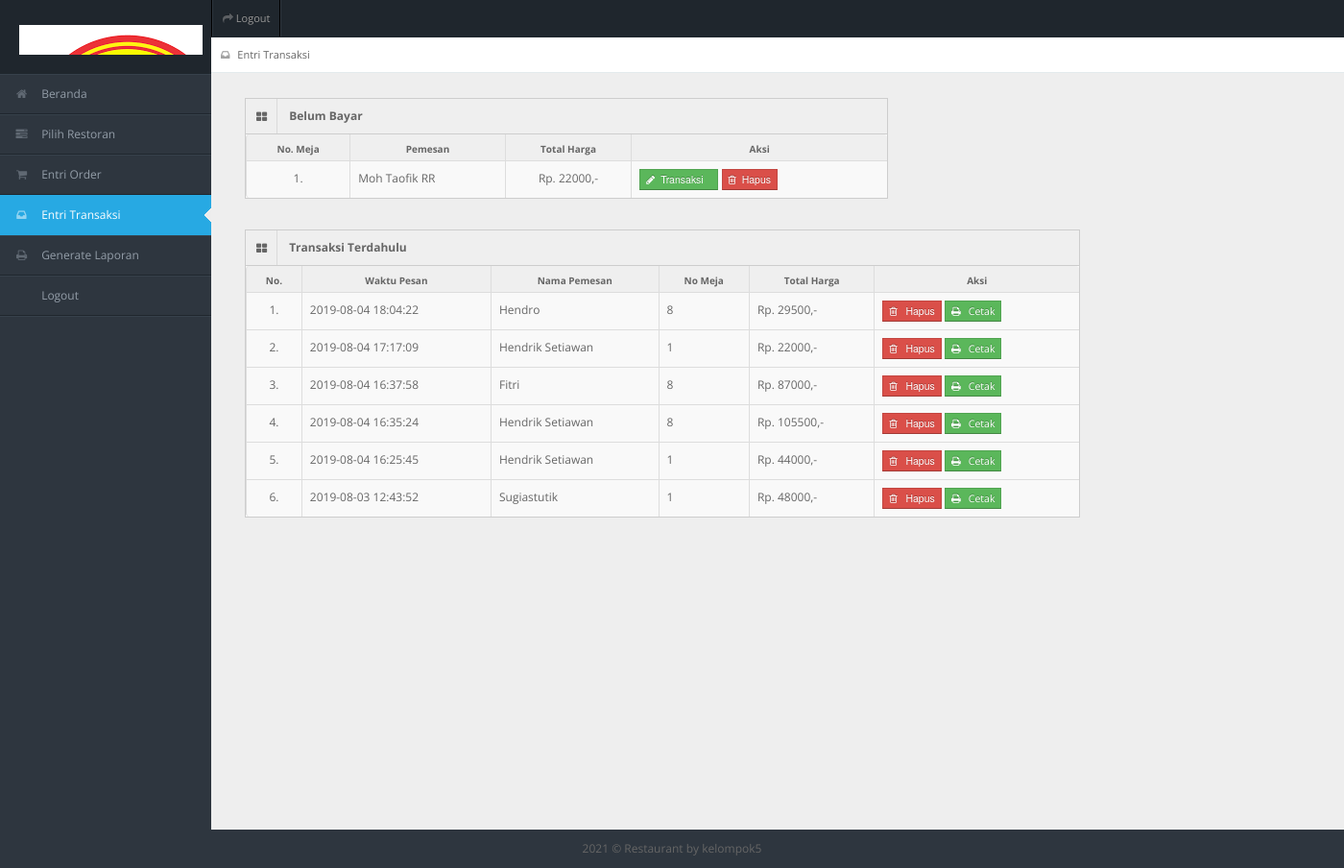
The page /entri_transaksi.php (signed in) on the database its author committed.
### tables this page shows
CREATE TABLE `tb_user` (
  `id_user` int(11) NOT NULL,
  `username` varchar(150) NOT NULL,
  `password` varchar(150) NOT NULL,
  `nama_user` varchar(150) NOT NULL,
  `id_level` int(11) NOT NULL,
  `status` varchar(150) NOT NULL
);

CREATE TABLE `tb_order` (
  `id_order` int(11) NOT NULL,
  `id_admin` int(11) DEFAULT NULL,
  `id_pengunjung` int(11) NOT NULL,
  `waktu_pesan` datetime NOT NULL,
  `no_meja` int(11) NOT NULL,
  `total_harga` varchar(150) NOT NULL,
  `uang_bayar` varchar(150) DEFAULT NULL,
  `uang_kembali` varchar(150) DEFAULT NULL,
  `status_order` varchar(150) NOT NULL
);

### entri_transaksi.php (the view, shortened to what this page needs)
<!DOCTYPE html>
<?php
include "connection/koneksi.php";
$id = $_SESSION['id_user'];
if(isset ($_SESSION['username'])){
  $query = "select * from tb_user natural join tb_level where id_user = $id";
  mysqli_query($conn, $query);
  $sql = mysqli_query($conn, $query);
  while($r = mysqli_fetch_array($sql)){
?>
<html lang="en">
<head>
<link rel="stylesheet" href="template/dashboard/css/bootstrap.min.css" />
<link rel="stylesheet" href="template/dashboard/css/bootstrap-responsive.min.css" />
<link rel="stylesheet" href="template/dashboard/css/fullcalendar.css" />
<link rel="stylesheet" href="template/dashboard/css/matrix-style.css" />
<link rel="stylesheet" href="template/dashboard/css/matrix-media.css" />
<link href="template/dashboard/font-awesome/css/font-awesome.css" rel="stylesheet" />
<link rel="stylesheet" href="template/dashboard/css/jquery.gritter.css" />
</head>
<body>
<div id="header">
  <h1><a href="entri_transaksi.php">Entri Transaksi</a></h1>
</div>
<div id="user-nav" class="navbar navbar-inverse">
  <ul class="nav">
    <li class=""><a title="" href="logout.php"><i class="icon icon-share-alt"></i> <span class="text">Logout</span></a></li>
  </ul>
</div>
<div id="sidebar"><a href="entri_referensi.php" class="visible-phone"><i class="icon icon-inbox"></i> <span>Entri Transaksi</span></a>
  <ul>
    <?php
    if($r['id_level'] == 1){
  ?>
    <li> <a href="beranda.php"><i class="icon icon-home"></i> <span>Beranda</span></a> </li>
    <li> <a href="entri_referensi.php"><i class="icon icon-tasks"></i> <span>Pilih Restoran</span></a> </li>
    <li> <a href="entri_order.php"><i class="icon icon-shopping-cart"></i> <span>Entri Order</span></a> </li>
    <li class="active"> <a href="entri_transaksi.php"><i class="icon icon-inbox"></i> <span>Entri Transaksi</span></a> </li>
    <li> <a href="generate_laporan.php"><i class="icon icon-print"></i> <span>Generate Laporan</span></a> </li>
    <li> <a href="logout.php"><i class="icon icon-sign-out"></i> <span>Logout</span></a> </li>
  <?php
    } else if($r['id_level'] == 2){
  ?>
    <li> <a href="beranda.php"><i class="icon icon-home"></i> <span>Beranda</span></a> </li>
    <li> <a href="entri_order.php"><i class="icon icon-shopping-cart"></i> <span>Entri Order</span></a> </li>
    <li> <a href="generate_laporan.php"><i class="icon icon-print"></i> <span>Generate Laporan</span></a> </li>
    <li> <a href="logout.php"><i class="icon icon-sign-out"></i> <span>Logout</span></a> </li>
  <?php
    } else if($r['id_level'] == 3){
  ?>
    <li><a href="beranda.php"><i class="icon icon-home"></i> <span>Beranda</span></a> </li>
    <li class="active"> <a href="entri_transaksi.php"><i class="icon icon-inbox"></i> <span>Entri Transaksi</span></a> </li>
    <li> <a href="generate_laporan.php"><i class="icon icon-print"></i> <span>Generate Laporan</span></a> </li>
    <li> <a href="logout.php"><i class="icon icon-sign-out"></i> <span>Logout</span></a> </li>
  <?php
    } else if($r['id_level'] == 4){
  ?>
    <li class="active"><a href="beranda.php"><i class="icon icon-home"></i> <span>Beranda</span></a> </li>
    <li> <a href="generate_laporan.php"><i class="icon icon-print"></i> <span>Generate Laporan</span></a> </li>
    <li> <a href="logout.php"><i class="icon icon-sign-out"></i> <span>Logout</span></a> </li>
  <?php
    } else if($r['id_level'] == 5){
  ?>
    <li> <a href="beranda.php"><i class="icon icon-home"></i> <span>Beranda</span></a> </li>
    <li> <a href="entri_order.php"><i class="icon icon-shopping-cart"></i> <span>Entri Order</span></a> </li>
    <li> <a href="logout.php"><i class="icon icon-sign-out"></i> <span>Logout</span></a> </li>
  <?php
    }
  ?>
  </ul>
</div>
<div id="content">
  <div id="content-header">
    <div id="breadcrumb"> <a href="entri_transaksi.php" title="Go to here" class="tip-bottom"><i class="icon icon-inbox"></i> Entri Transaksi</a></div>
  </div>
  <div class="container">
    <div class="row-fluid">
    <?php
      if($r['id_level'] == 1 || $r['id_level'] == 3){
    ?>
      <div class="span7">
        <div class="widget-box">
          <div class="widget-title bg_lg"><span class="icon"><i class="icon-th-large"></i></span>
            <h5>Belum Bayar</h5>
          </div>
          <div class="widget-content nopadding" >
            <table class="table table-bordered table-invoice-full">
              <thead>
                <tr>
                  <th class="head0">No. Meja</th>
                  <th class="head1">Pemesan</th>
                  <th class="head0 right">Total Harga</th>
                  <th class="head0 right">Aksi</th>
                </tr>
              </thead>
              <tbody>
                <?php
                  $query_order = "select * from tb_order left join tb_user on tb_order.id_pengunjung = tb_user.id_user where status_order = 'belum bayar'";
                  $sql_order = mysqli_query($conn, $query_order);
                  while($r_order = mysqli_fetch_array($sql_order)){
                ?>
                <tr>
                  <td><center><?php echo $r_order['no_meja']; ?>. </center></td>
                  <td><?php echo $r_order['nama_user'];?></td>
                  <td class="right"><center>Rp. <?php echo $r_order['total_harga'];?>,-</center></td>
                  <td>
                    <form action="" method="post">
                      <button type="submit" value="<?php echo $r_order['id_order'];?>" name="edit_order" class="btn btn-success btn-mini"><i class='icon-pencil'></i>&nbsp;&nbsp;Transaksi &nbsp;&nbsp;</button>
                      <button type="submit" value="<?php echo $r_order['id_order'];?>" name="hapus_order" class="btn btn-mini btn-danger"><i class='icon icon-trash'></i>&nbsp; Hapus</button>
                    </form>
                  </td>
                </tr>
                <?php
                  }
                ?>
              </tbody>
            </table>
          </div>
        </div>
      </div>
      <div class="span9">
        <div class="widget-box">
          <div class="widget-title bg_lg"><span class="icon"><i class="icon-th-large"></i></span>
            <h5>Transaksi Terdahulu</h5>
          </div>
          <div class="widget-content nopadding" >
            <table class="table table-bordered table-invoice-full">
              <thead>
                <tr>
                  <th class="head0">No.</th>
                  <th class="head0">Waktu Pesan</th>
                  <th class="head1">Nama Pemesan</th>
                  <th class="head0">No Meja</th>
                  <th class="head0 right">Total Harga</th>
                  <th class="head0 right">Aksi</th>
                </tr>
              </thead>
              <tbody>
                <?php
                  $nomor = 1;
                  $query_sudah_order = "select * from tb_order left join tb_user on tb_order.id_pengunjung = tb_user.id_user where status_order = 'sudah bayar' order by id_order desc";
                  $sql_sudah_order = mysqli_query($conn, $query_sudah_order);
                  while($r_sudah_order = mysqli_fetch_array($sql_sudah_order)){
                ?>
                <tr>
                  <td><center><?php echo $nomor++; ?>. </center></td>
                  <td><?php echo $r_sudah_order['waktu_pesan'];?></td>
                  <td><?php echo $r_sudah_order['nama_user'];?></td>
                  <td><?php echo $r_sudah_order['no_meja'];?></td>
                  <td>Rp. <?php echo $r_sudah_order['total_harga'];?>,-</td>
                  <td>
                    <form action="" method="post">
                      <button type="submit" value="<?php echo $r_sudah_order['id_order'];?>" name="hapus_transaksi" class="btn btn-mini btn-danger">
                        <i class='icon icon-trash'></i>
                        &nbsp; Hapus
                      </button>
                      <a target='_blank' href="cetak_transaksi.php?konten=<?php echo $r_sudah_order['id_order'];?>" class="btn btn-mini btn-success">
                        <i class='icon icon-print'></i>
                        &nbsp; Cetak
                      </a>
                    </form>
                  </td>
                </tr>
                <?php
                  }
                ?>
              </tbody>
            </table>
          </div>
        </div>
      </div>
      <?php
        }
      ?>
    </div>
  </div>
</div>
<div class="row-fluid">
  <div id="footer" class="span12"> <?php echo date('Y'); ?> &copy; Restaurant <a href="#">by kelompok5</a> </div>
</div>
</body>
</html>
<?php
  }
} else {
  header('location: logout.php');
}
?>

### template/dashboard/css/matrix-style.css (style rules this page uses)
* { outline:none !important; -moz-outline: none !important; }
html, body { height:100% }
body { overflow-x: hidden; margin-top: -10px; font-family: 'Open Sans', sans-serif; font-size:12px; color:#666; }
a { color:#666; }
select, textarea, input[type="text"], input[type="password"], input[type="datetime"], input[type="datetime-local"], input[type="date"], input[type="month"], input[type="time"], input[type="week"], input[type="number"], input[type="email"], input[type="url"], input[type="search"], input[type="tel"], input[type="color"], .uneditable-input, .label, .dropdown-menu, .btn, .well, .progress, .table-bordered, .btn-group > .btn:first-child, .btn-group > .btn:last-child, .btn-group > .btn:last-child, .btn-group > .dropdown-toggle, .alert { border-radius:0px; }
.btn, textarea, input[type="text"], input[type="password"], input[type="datetime"], input[type="datetime-local"], input[type="date"], input[type="month"], input[type="time"], input[type="week"], input[type="number"], input[type="email"], input[type="url"], input[type="search"], input[type="tel"], input[type="color"], .uneditable-input { box-shadow:none; }
.progress, .progress-success .bar, .progress .bar-success, .progress-warning .bar, .progress .bar-warning, .progress-danger .bar, .progress .bar-danger, .progress-info .bar, .progress .bar-info, .btn, .btn-primary { background-image:none; }
#footer { padding:10px; text-align:center; }
.bg_lg { background:#28b779; }
#header { height: 77px; position: relative; width: 100%; z-index: -9; }
#header h1 { background: url("../img/logo.png") no-repeat scroll 0 0 transparent; height: 31px; left: 20px; line-height: 600px; overflow: hidden; position: relative; top: 26px; width: 191px; }
#header h1 a { display: block; }
#user-nav { position: absolute; left: 220px; top:0px; z-index: 20; margin: 0; }
#user-nav > ul { margin: 0; padding: 0; list-style: none; border-right: 1px solid #2e363f;border-left: 1px solid #000; }
#user-nav > ul > li { float: left; list-style-type: none; margin: 0; position: relative; padding: 0; border-left: 1px solid #2e363f; border-right: 1px solid #000; }
#user-nav > ul > li > a { padding:9px 10px; display: block; font-size: 11px; }
#user-nav > ul > li > a > i, #sidebar li a i { opacity: .5; margin-top: 2px; }
#sidebar { display: block; float: left; position: relative; width: 220px; z-index: 16; }
#sidebar > ul { list-style: none; margin: 0px 0 0; padding: 0; position: absolute; width: 220px; }
#sidebar > ul > li { display: block; position: relative; }
#sidebar > ul > li > a { padding: 10px 0 10px 15px; display: block; color: #939da8; }
#sidebar > ul > li > a > i { margin-right: 10px; }
#sidebar > ul > li.active > a { background: url("../img/menu-active.png") no-repeat scroll right center transparent !important; text-decoration:none; }
#content { background: none repeat scroll 0 0 #eeeeee; margin-left: 220px; margin-right: 0; padding-bottom: 25px; position: relative; min-height:100%; width: auto; }
#content-header { position: abslute; width: 100%; margin-top: -38px; z-index: 20; }
#breadcrumb { background-color: #fff; border-bottom: 1px solid #e3ebed; }
#breadcrumb a { padding: 8px 20px 8px 10px; display: inline-block; background-image: url('../img/breadcrumb.png'); background-position: center right; background-repeat: no-repeat; font-size: 11px; color: #666666; }
#breadcrumb a:last-child { background-image:none; }
#breadcrumb a i { margin-right: 5px; opacity: .6; }
.stat-boxes .peity_bar_good, .stat-boxes .peity_line_good, { color: #459D1C; }
.widget-box { background: none repeat scroll 0 0 #F9F9F9; border-left: 1px solid #CDCDCD; border-top: 1px solid #CDCDCD; border-right: 1px solid #CDCDCD; clear: both; margin-top: 16px; margin-bottom: 16px; position: relative; }
.widget-title, .modal-header, .table th, div.dataTables_wrapper .ui-widget-header { background:#efefef; border-bottom: 1px solid #CDCDCD; height: 36px; }
.widget-title span.icon { padding: 9px 10px 7px 11px; float: left; border-right:1px solid #dadada; }
.widget-title h5 { color: #666; float: left; font-size: 12px; font-weight: bold; padding: 12px; line-height: 12px; margin: 0; }
.widget-content { padding:15px; border-bottom: 1px solid #cdcdcd; }
.table th { height: auto; font-size: 10px; padding: 5px 10px 2px; border-bottom: 0; text-align: center; color: #666666; }
.nopadding { padding: 0 !important; }
.nopadding .table { margin-bottom: 0; }
.nopadding .table-bordered { border: 0; }
form { margin-bottom: 0; }

### rows shown on the page
tb_order: no_meja "1", tb_user.nama_user "Moh Taofik RR", total_harga "22000", $r_order['id_order'] 21 (drawn)
tb_order: waktu_pesan "2019-08-04 18:04:22", tb_user.nama_user "Hendro", no_meja "8", total_harga "29500", $r_sudah_order['id_order'] 20 (drawn)
tb_order: waktu_pesan "2019-08-04 17:17:09", tb_user.nama_user "Hendrik Setiawan", no_meja "1", total_harga "22000", $r_sudah_order['id_order'] 19 (drawn)
tb_order: waktu_pesan "2019-08-04 16:37:58", tb_user.nama_user "Fitri", no_meja "8", total_harga "87000", $r_sudah_order['id_order'] 18 (drawn)
tb_order: waktu_pesan "2019-08-04 16:35:24", tb_user.nama_user "Hendrik Setiawan", no_meja "8", total_harga "105500", $r_sudah_order['id_order'] 16 (drawn)
tb_order: waktu_pesan "2019-08-04 16:25:45", tb_user.nama_user "Hendrik Setiawan", no_meja "1", total_harga "44000", $r_sudah_order['id_order'] 15 (drawn)
tb_order: waktu_pesan "2019-08-03 12:43:52", tb_user.nama_user "Sugiastutik", no_meja "1", total_harga "48000", $r_sudah_order['id_order'] 14 (drawn)
